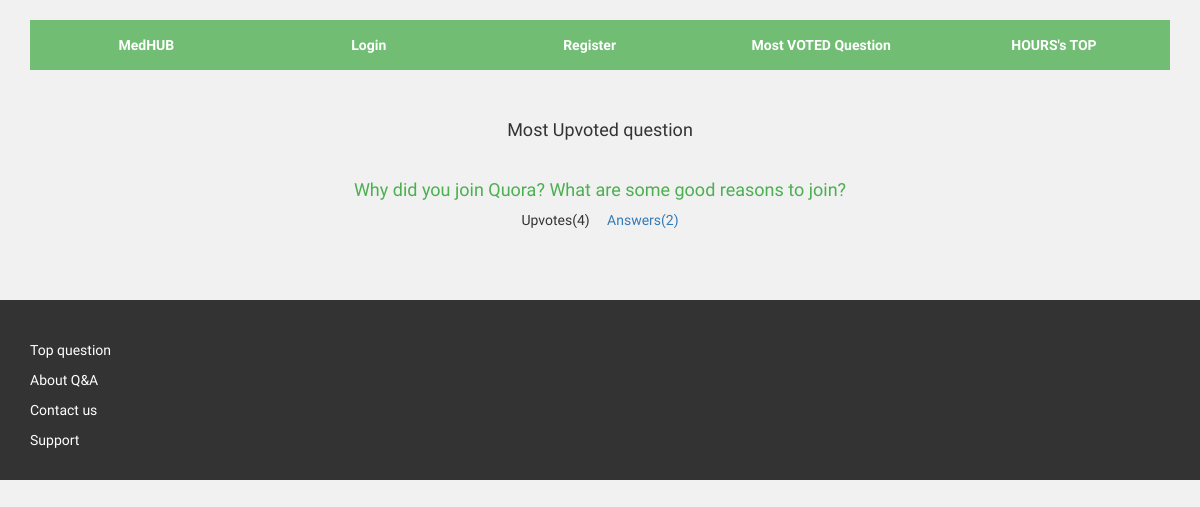
Screenshot of /most-voted-question/ with the database file from the repository.
### qna/models.py (models this page shows)
class Question(models.Model):
	title = models.TextField()
	detail = models.TextField(blank=True, null=True)
	question_by = models.ForeignKey(User, default=1, related_name='question_by', blank=True, null=True)
	time = models.DateTimeField(auto_now = True)
	def __str__(self):
		return self.title
	class Meta:
		ordering = ["-time"]

### qna/views.py (the view)
# urls.py: url(r'^most-voted-question/$', most_voted_question, name="most_voted_question"),
def most_voted_question(request):
	context = {}
	question_list = Question.objects.all()
	max = 0
	most_upvoted_question = None
	for question in question_list:
		if(question.upvoted_question.all().count() > max):
			max = question.upvoted_question.all().count()
			most_upvoted_question = question
	print(most_upvoted_question)
	context['most_upvoted_question'] = most_upvoted_question
	context['title'] = "Most voted question of the hour"
	print(context)
	return render(request, 'body/most_voted_question.html', context)

### qna/templates/body/most_voted_question.html (shortened to what this page needs)
{% extends 'nav/nav.html' %}
{% block content %}
<br>
<br>
<div class="row text-center">
	<h4>Most Upvoted question</h4>
	<br>
	{% if most_upvoted_question %}
	<h4 style="color: #4caf50;">{{ most_upvoted_question.title }}</h4>
	<p>Upvotes({{ most_upvoted_question.upvoted_question.count }}) &nbsp &nbsp<a href="{% url 'question' most_upvoted_question.id %}"> Answers({{ most_upvoted_question.question_name.count }})
	{% endif %}
</div>
{% endblock %}

### qna/static/css/justified-nav.css (style rules this page uses)
body { padding-top: 20px; }

### qna/templates/nav/nav.html (style rules this page uses)
p,h1,h2,h3,h4,h5,a { font-family: 'Varela Round', sans-serif; }

### rows the page displays
Question: title "Why did you join Quora? What are some good reasons to join?", upvoted_question.count "4", question_name.count "2"
